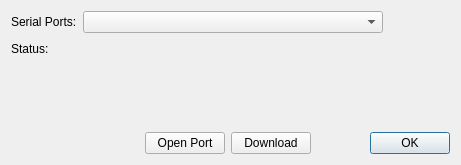
<?xml version="1.0" encoding="UTF-8"?>
<ui version="4.0">
 <class>DialogDownloadFromDevice</class>
 <widget class="QDialog" name="DialogDownloadFromDevice">
  <property name="geometry">
   <rect>
    <x>0</x>
    <y>0</y>
    <width>461</width>
    <height>165</height>
   </rect>
  </property>
  <property name="windowTitle">
   <string>Dialog</string>
  </property>
  <layout class="QGridLayout" name="gridLayout">
   <item row="0" column="0">
    <layout class="QVBoxLayout" name="verticalLayout">
     <item>
      <layout class="QHBoxLayout" name="horizontalLayout">
       <item>
        <widget class="QLabel" name="label">
         <property name="text">
          <string>Serial Ports:</string>
         </property>
        </widget>
       </item>
       <item>
        <widget class="QComboBox" name="serialPortscomboBox">
         <property name="sizePolicy">
          <sizepolicy hsizetype="Minimum" vsizetype="Fixed">
           <horstretch>0</horstretch>
           <verstretch>0</verstretch>
          </sizepolicy>
         </property>
         <property name="minimumSize">
          <size>
           <width>300</width>
           <height>0</height>
          </size>
         </property>
        </widget>
       </item>
       <item>
        <spacer name="horizontalSpacer">
         <property name="orientation">
          <enum>Qt::Horizontal</enum>
         </property>
         <property name="sizeHint" stdset="0">
          <size>
           <width>40</width>
           <height>20</height>
          </size>
         </property>
        </spacer>
       </item>
      </layout>
     </item>
     <item>
      <layout class="QHBoxLayout" name="horizontalLayout_2">
       <item>
        <widget class="QLabel" name="label_2">
         <property name="text">
          <string>Status:</string>
         </property>
        </widget>
       </item>
       <item>
        <widget class="QLabel" name="statuslabel">
         <property name="sizePolicy">
          <sizepolicy hsizetype="Minimum" vsizetype="Preferred">
           <horstretch>0</horstretch>
           <verstretch>0</verstretch>
          </sizepolicy>
         </property>
         <property name="minimumSize">
          <size>
           <width>335</width>
           <height>0</height>
          </size>
         </property>
         <property name="text">
          <string/>
         </property>
        </widget>
       </item>
       <item>
        <spacer name="horizontalSpacer_3">
         <property name="orientation">
          <enum>Qt::Horizontal</enum>
         </property>
         <property name="sizeHint" stdset="0">
          <size>
           <width>40</width>
           <height>20</height>
          </size>
         </property>
        </spacer>
       </item>
      </layout>
     </item>
     <item>
      <spacer name="verticalSpacer">
       <property name="orientation">
        <enum>Qt::Vertical</enum>
       </property>
       <property name="sizeHint" stdset="0">
        <size>
         <width>20</width>
         <height>40</height>
        </size>
       </property>
      </spacer>
     </item>
     <item>
      <layout class="QHBoxLayout" name="horizontalLayout_3">
       <item>
        <spacer name="horizontalSpacer_2">
         <property name="orientation">
          <enum>Qt::Horizontal</enum>
         </property>
         <property name="sizeHint" stdset="0">
          <size>
           <width>40</width>
           <height>20</height>
          </size>
         </property>
        </spacer>
       </item>
       <item>
        <widget class="QPushButton" name="openPortpushButton">
         <property name="text">
          <string>Open Port</string>
         </property>
        </widget>
       </item>
       <item>
        <widget class="QPushButton" name="downloadpushButton">
         <property name="text">
          <string>Download</string>
         </property>
        </widget>
       </item>
       <item>
        <widget class="QDialogButtonBox" name="buttonBox">
         <property name="orientation">
          <enum>Qt::Horizontal</enum>
         </property>
         <property name="standardButtons">
          <set>QDialogButtonBox::Ok</set>
         </property>
        </widget>
       </item>
      </layout>
     </item>
    </layout>
   </item>
  </layout>
 </widget>
 <resources/>
 <connections>
  <connection>
   <sender>buttonBox</sender>
   <signal>accepted()</signal>
   <receiver>DialogDownloadFromDevice</receiver>
   <slot>accept()</slot>
   <hints>
    <hint type="sourcelabel">
     <x>248</x>
     <y>254</y>
    </hint>
    <hint type="destinationlabel">
     <x>157</x>
     <y>274</y>
    </hint>
   </hints>
  </connection>
  <connection>
   <sender>buttonBox</sender>
   <signal>rejected()</signal>
   <receiver>DialogDownloadFromDevice</receiver>
   <slot>reject()</slot>
   <hints>
    <hint type="sourcelabel">
     <x>316</x>
     <y>260</y>
    </hint>
    <hint type="destinationlabel">
     <x>286</x>
     <y>274</y>
    </hint>
   </hints>
  </connection>
 </connections>
</ui>
